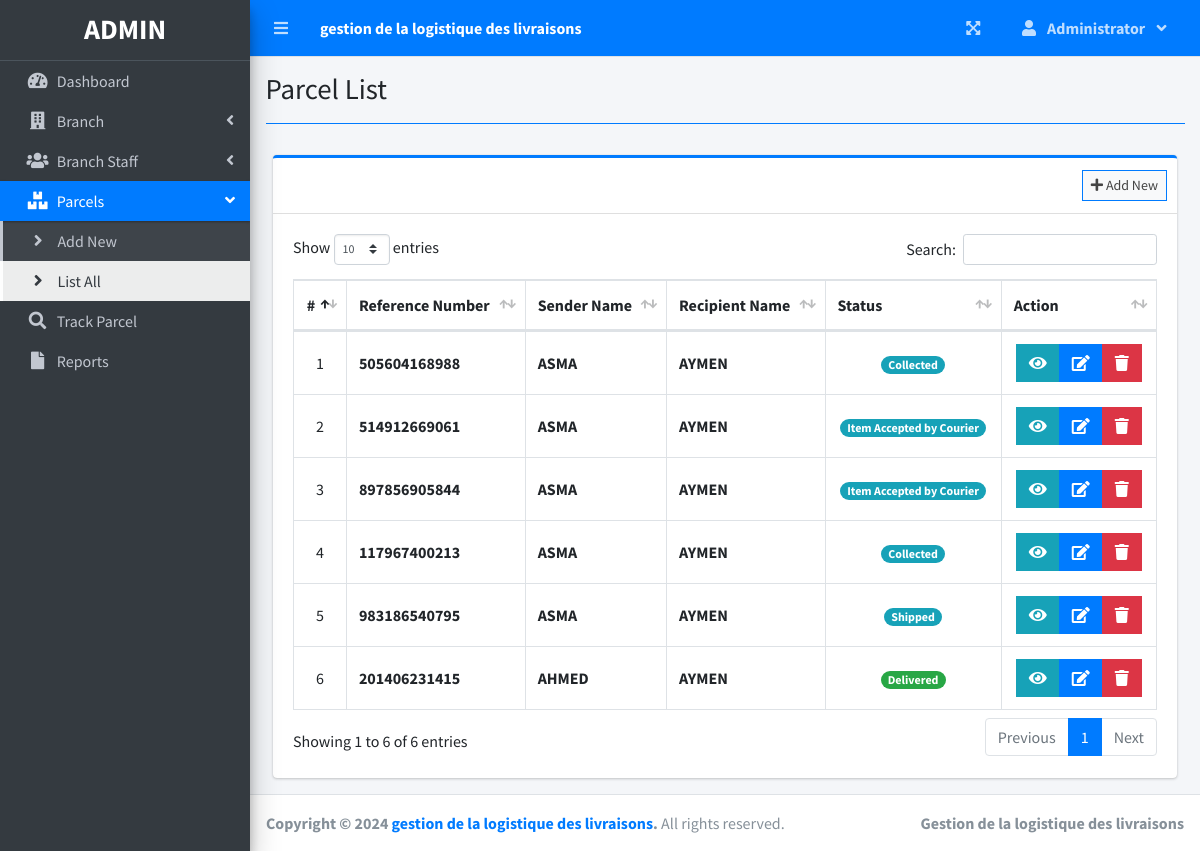
The page /index.php?page=parcel_list (signed in) on the database its author committed.
### tables this page shows
CREATE TABLE `parcels` (
  `id` int(30) NOT NULL,
  `reference_number` varchar(100) NOT NULL,
  `sender_name` text NOT NULL,
  `sender_address` text NOT NULL,
  `sender_contact` text NOT NULL,
  `recipient_name` text NOT NULL,
  `recipient_address` text NOT NULL,
  `recipient_contact` text NOT NULL,
  `type` int(1) NOT NULL COMMENT '1 = Deliver, 2=Pickup',
  `from_branch_id` varchar(30) NOT NULL,
  `to_branch_id` varchar(30) NOT NULL,
  `weight` varchar(100) NOT NULL,
  `height` varchar(100) NOT NULL,
  `width` varchar(100) NOT NULL,
  `length` varchar(100) NOT NULL,
  `price` float NOT NULL,
  `status` int(2) NOT NULL DEFAULT 0,
  `date_created` datetime NOT NULL DEFAULT current_timestamp()
);

### parcel_list.php (the view, shortened to what this page needs)
<?php include'db_connect.php' ?>
<div class="col-lg-12">
	<div class="card card-outline card-primary">
		<div class="card-header">
			<div class="card-tools">
				<a class="btn btn-block btn-sm btn-default btn-flat border-primary " href="./index.php?page=new_parcel"><i class="fa fa-plus"></i> Add New</a>
			</div>
		</div>
		<div class="card-body">
			<table class="table tabe-hover table-bordered" id="list">
				<!-- <colgroup>
					<col width="5%">
					<col width="15%">
					<col width="25%">
					<col width="25%">
					<col width="15%">
				</colgroup> -->
				<thead>
					<tr>
						<th class="text-center">#</th>
						<th>Reference Number</th>
						<th>Sender Name</th>
						<th>Recipient Name</th>
						<th>Status</th>
						<th>Action</th>
					</tr>
				</thead>
				<tbody>
					<?php
					$i = 1;
					$where = "";
					$qry = $conn->query("SELECT * from parcels $where order by  unix_timestamp(date_created) desc ");
					while($row= $qry->fetch_assoc()):
					?>
					<tr>
						<td class="text-center"><?php echo $i++ ?></td>
						<td><b><?php echo ($row['reference_number']) ?></b></td>
						<td><b><?php echo ucwords($row['sender_name']) ?></b></td>
						<td><b><?php echo ucwords($row['recipient_name']) ?></b></td>
						<td class="text-center">
							<?php
							switch ($row['status']) {
								case '1':
									echo "<span class='badge badge-pill badge-info'> Collected</span>";
									break;
								case '2':
									echo "<span class='badge badge-pill badge-info'> Shipped</span>";
									break;
								case '7':
									echo "<span class='badge badge-pill badge-success'>Delivered</span>";
									break;
								default:
									echo "<span class='badge badge-pill badge-info'> Item Accepted by Courier</span>";
									break;
							}
							?>
						</td>
						<td class="text-center">
		                    <div class="btn-group">
		                    	<button type="button" class="btn btn-info btn-flat view_parcel" data-id="<?php echo $row['id'] ?>">
		                          <i class="fas fa-eye"></i>
		                        </button>
		                        <a href="index.php?page=edit_parcel&id=<?php echo $row['id'] ?>" class="btn btn-primary btn-flat ">
		                          <i class="fas fa-edit"></i>
		                        </a>
		                        <button type="button" class="btn btn-danger btn-flat delete_parcel" data-id="<?php echo $row['id'] ?>">
		                          <i class="fas fa-trash"></i>
		                        </button>
	                      </div>
						</td>
					</tr>
				<?php endwhile; ?>
				</tbody>
			</table>
		</div>
	</div>
</div>

### index.php (shortened to what this page needs)
<!DOCTYPE html>
<html lang="en">
<?php
	include 'header.php'
?>
<body class="hold-transition sidebar-mini layout-fixed layout-navbar-fixed layout-footer-fixed">
<div class="wrapper">
  <?php include 'topbar.php' ?>
  <?php include 'sidebar.php' ?>
  <div class="content-wrapper">
    <div class="content-header">
      <div class="container-fluid">
        <div class="row mb-2">
          <div class="col-sm-6">
            <h1 class="m-0"><?php echo $title ?></h1>
          </div>
        </div>
            <hr class="border-primary">
      </div>
    </div>
    <section class="content">
      <div class="container-fluid">
         <?php
            $page = isset($_GET['page']) ? $_GET['page'] : 'home';
            if(!file_exists($page.".php")){
                include '404.html';
            }else{
            include $page.'.php';
            }
          ?>
      </div>
    </section>
  </div>
  <footer class="main-footer">
    <strong>Copyright &copy; 2024 <a href="">gestion de la logistique des livraisons</a>.</strong>
    All rights reserved.
    <div class="float-right d-none d-sm-inline-block">
      <b>Gestion de la logistique des livraisons</b>
    </div>
  </footer>
</div>
</body>
</html>

### header.php (shortened to what this page needs)
<head>
  <?php
  $title = isset($_GET['page']) ? ucwords(str_replace("_", ' ', $_GET['page'])) : "Home";
  $title = str_replace("Persons Companies","Persons/Companies",$title);
  ?>
  <link rel="stylesheet" href="assets/plugins/fontawesome-free/css/all.min.css">
  <link rel="stylesheet" href="assets/plugins/overlayScrollbars/css/OverlayScrollbars.min.css">
  <link rel="stylesheet" href="assets/plugins/datatables-bs4/css/dataTables.bootstrap4.min.css">
  <link rel="stylesheet" href="assets/plugins/datatables-responsive/css/responsive.bootstrap4.min.css">
  <link rel="stylesheet" href="assets/plugins/datatables-buttons/css/buttons.bootstrap4.min.css">
  <link rel="stylesheet" href="assets/plugins/select2/css/select2.min.css">
  <link rel="stylesheet" href="assets/plugins/select2-bootstrap4-theme/select2-bootstrap4.min.css">
  <link rel="stylesheet" href="assets/plugins/sweetalert2-theme-bootstrap-4/bootstrap-4.min.css">
  <link rel="stylesheet" href="assets/plugins/toastr/toastr.min.css">
  <link rel="stylesheet" href="assets/plugins/dropzone/min/dropzone.min.css">
  <link rel="stylesheet" href="assets/dist/css/jquery.datetimepicker.min.css">
  <link rel="stylesheet" href="assets/plugins/icheck-bootstrap/icheck-bootstrap.min.css">
  <link rel="stylesheet" href="assets/plugins/bootstrap4-toggle/css/bootstrap4-toggle.min.css">
  <link rel="stylesheet" href="assets/dist/css/adminlte.min.css">
  <link rel="stylesheet" href="assets/dist/css/styles.css">
  <link rel="stylesheet" href="assets/plugins/summernote/summernote-bs4.min.css">
</head>

### topbar.php (shortened to what this page needs)
<nav class="main-header navbar navbar-expand navbar-primary navbar-dark ">
  <ul class="navbar-nav">
    <?php if(isset($_SESSION['login_id'])): ?>
    <li class="nav-item">
      <a class="nav-link" data-widget="pushmenu" href="" role="button"><i class="fas fa-bars"></i></a>
    </li>
  <?php endif; ?>
    <li>
      <a class="nav-link text-white"  href="./" role="button"> <large><b><?php echo $_SESSION['system']['name'] ?></b></large></a>
    </li>
  </ul>
  <ul class="navbar-nav ml-auto">
    <li class="nav-item">
      <a class="nav-link" data-widget="fullscreen" href="#" role="button">
        <i class="fas fa-expand-arrows-alt"></i>
      </a>
    </li>
   <li class="nav-item dropdown">
          <a class="nav-link"  data-toggle="dropdown" aria-expanded="true" href="javascript:void(0)">
            <span>
              <div class="d-felx badge-pill">
                <span class="fa fa-user mr-2"></span>
                <span><b><?php echo ucwords($_SESSION['login_firstname']) ?></b></span>
                <span class="fa fa-angle-down ml-2"></span>
              </div>
            </span>
          </a>
    </li>
  </ul>
</nav>

### sidebar.php (shortened to what this page needs)
<aside class="main-sidebar sidebar-dark-primary elevation-4">
  <div class="dropdown">
 	<a href="./" class="brand-link">
      <?php if($_SESSION['login_type'] == 1): ?>
      <h3 class="text-center p-0 m-0"><b>ADMIN</b></h3>
      <?php else: ?>
      <h3 class="text-center p-0 m-0"><b>STAFF</b></h3>
      <?php endif; ?>
  </a>
  </div>
  <div class="sidebar pb-4 mb-4">
    <nav class="mt-2">
      <ul class="nav nav-pills nav-sidebar flex-column nav-flat" data-widget="treeview" role="menu" data-accordion="false">
        <li class="nav-item dropdown">
          <a href="./" class="nav-link nav-home">
            <i class="nav-icon fas fa-tachometer-alt"></i>
            <p>
              Dashboard
            </p>
          </a>
        </li>
        <?php if($_SESSION['login_type'] == 1): ?>
        <li class="nav-item">
          <a href="#" class="nav-link nav-edit_branch">
            <i class="nav-icon fas fa-building"></i>
            <p>
              Branch
              <i class="right fas fa-angle-left"></i>
            </p>
          </a>
        </li>
        <li class="nav-item">
          <a href="#" class="nav-link nav-edit_staff">
            <i class="nav-icon fas fa-users"></i>
            <p>
              Branch Staff
              <i class="right fas fa-angle-left"></i>
            </p>
          </a>
        </li>
      <?php endif; ?>
        <li class="nav-item">
          <a href="#" class="nav-link nav-edit_parcel">
            <i class="nav-icon fas fa-boxes"></i>
            <p>
              Parcels
              <i class="right fas fa-angle-left"></i>
            </p>
          </a>
          <ul class="nav nav-treeview">
            <li class="nav-item">
              <a href="./index.php?page=new_parcel" class="nav-link nav-new_parcel tree-item">
                <i class="fas fa-angle-right nav-icon"></i>
                <p>Add New</p>
              </a>
            </li>
            <li class="nav-item">
              <a href="./index.php?page=parcel_list" class="nav-link nav-parcel_list nav-sall tree-item">
                <i class="fas fa-angle-right nav-icon"></i>
                <p>List All</p>
              </a>
            </li>
          </ul>
        </li>
         <li class="nav-item dropdown">
          <a href="./index.php?page=track" class="nav-link nav-track">
            <i class="nav-icon fas fa-search"></i>
            <p>
              Track Parcel
            </p>
          </a>
        </li>
         <li class="nav-item dropdown">
          <a href="./index.php?page=reports" class="nav-link nav-reports">
            <i class="nav-icon fas fa-file"></i>
            <p>
              Reports
            </p>
          </a>
        </li>
      </ul>
    </nav>
  </div>
</aside>

### parcel_list.php (style rules this page uses)
table td { vertical-align: middle !important; }

### rows shown on the page
parcels: reference_number "505604168988", sender_name "ASMA", recipient_name "AYMEN", status "Collected"
parcels: reference_number "514912669061", sender_name "ASMA", recipient_name "AYMEN", status "Item Accepted by Courier"
parcels: reference_number "897856905844", sender_name "ASMA", recipient_name "AYMEN", status "Item Accepted by Courier"
parcels: reference_number "117967400213", sender_name "ASMA", recipient_name "AYMEN", status "Collected"
parcels: reference_number "983186540795", sender_name "ASMA", recipient_name "AYMEN", status "Shipped"
parcels: reference_number "201406231415", sender_name "AHMED", recipient_name "AYMEN", status "Delivered"

### other values the page prints
$_SESSION['system']['name'] "gestion de la logistique des livraisons"
$_SESSION['login_firstname'] "Administrator"
$title "Parcel List"
